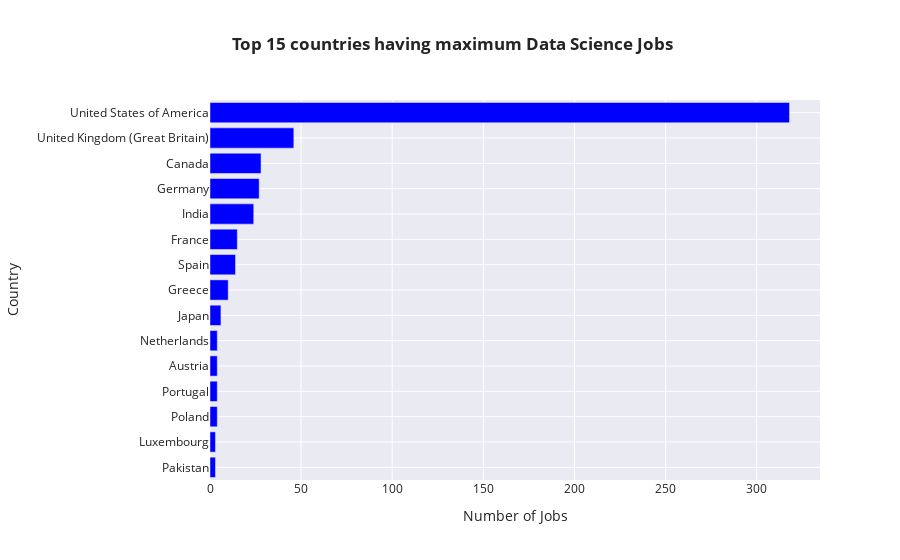

The notebook cell this image was saved under:
### Code cell
# Top 15 countries having maximum Data Science Jobs
df_counts = df['company_location'].value_counts().reset_index()
df_counts.columns = ['company_location', 'employment_type']

fig = px.bar(df_counts.head(15), 
             x='employment_type', 
             y='company_location',
             title='<b> Top 15 countries having maximum Data Science Jobs',
             labels={'employment_type':'Number of Jobs', 'company_location':'Country'},
             color_discrete_sequence=['blue'],
             template='seaborn')

fig.update_yaxes(autorange="reversed")
fig.show()

### Figure 1 — Plotly figure (JSON) as saved in the notebook; plotly's stock layout.template omitted (floating-point values rounded to 4 significant figures)
{"data": [{"alignmentgroup": "True", "hovertemplate": "Number of Jobs=%{x}<br>Country=%{y}<extra></extra>", "legendgroup": "", "marker": {"color": "blue", "pattern": {"shape": ""}}, "name": "", "offsetgroup": "", "orientation": "h", "showlegend": false, "textposition": "auto", "type": "bar", "x": [318, 46, 28, 27, 24, 15, 14, 10, 6, 4, 4, 4, 4, 3, 3], "xaxis": "x", "y": ["United States of America", "United Kingdom (Great Britain)", "Canada", "Germany", "India", "France", "Spain", "Greece", "Japan", "Netherlands", "Austria", "Portugal", "Poland", "Luxembourg", "Pakistan"], "yaxis": "y"}], "layout": {"barmode": "relative", "legend": {"tracegroupgap": 0}, "title": {"text": "<b> Top 15 countries having maximum Data Science Jobs"}, "xaxis": {"anchor": "y", "domain": [0, 1], "title": {"text": "Number of Jobs"}}, "yaxis": {"anchor": "x", "autorange": "reversed", "domain": [0, 1], "title": {"text": "Country"}}}}
